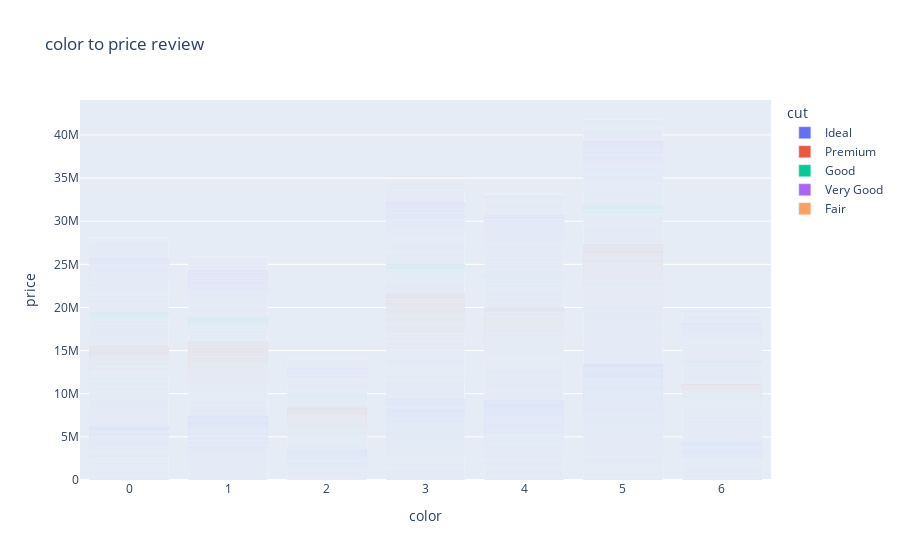

Here is the notebook cell this chart was saved with:
### Code cell
fig = px.bar(df, x="color", y="price", color = 'cut',title="color to price review")
fig.show()

### Figure 1 — Plotly figure (JSON) as saved in the notebook; plotly's stock layout.template omitted (floating-point values rounded to 4 significant figures; data arrays with more than 128 entries replaced by an {"elided": "..."} marker saying what was removed)
{"data": [{"alignmentgroup": "True", "hovertemplate": "cut=Ideal<br>color=%{x}<br>price=%{y}<extra></extra>", "legendgroup": "Ideal", "marker": {"color": "#636efa", "pattern": {"shape": ""}}, "name": "Ideal", "offsetgroup": "Ideal", "orientation": "v", "showlegend": true, "textposition": "auto", "x": {"elided": "19938 int values"}, "xaxis": "x", "y": {"elided": "19938 int values"}, "yaxis": "y", "type": "bar"}, {"alignmentgroup": "True", "hovertemplate": "cut=Premium<br>color=%{x}<br>price=%{y}<extra></extra>", "legendgroup": "Premium", "marker": {"color": "#EF553B", "pattern": {"shape": ""}}, "name": "Premium", "offsetgroup": "Premium", "orientation": "v", "showlegend": true, "textposition": "auto", "x": {"elided": "12806 int values"}, "xaxis": "x", "y": {"elided": "12806 int values"}, "yaxis": "y", "type": "bar"}, {"alignmentgroup": "True", "hovertemplate": "cut=Good<br>color=%{x}<br>price=%{y}<extra></extra>", "legendgroup": "Good", "marker": {"color": "#00cc96", "pattern": {"shape": ""}}, "name": "Good", "offsetgroup": "Good", "orientation": "v", "showlegend": true, "textposition": "auto", "x": {"elided": "4557 int values"}, "xaxis": "x", "y": {"elided": "4557 int values"}, "yaxis": "y", "type": "bar"}, {"alignmentgroup": "True", "hovertemplate": "cut=Very Good<br>color=%{x}<br>price=%{y}<extra></extra>", "legendgroup": "Very Good", "marker": {"color": "#ab63fa", "pattern": {"shape": ""}}, "name": "Very Good", "offsetgroup": "Very Good", "orientation": "v", "showlegend": true, "textposition": "auto", "x": {"elided": "11204 int values"}, "xaxis": "x", "y": {"elided": "11204 int values"}, "yaxis": "y", "type": "bar"}, {"alignmentgroup": "True", "hovertemplate": "cut=Fair<br>color=%{x}<br>price=%{y}<extra></extra>", "legendgroup": "Fair", "marker": {"color": "#FFA15A", "pattern": {"shape": ""}}, "name": "Fair", "offsetgroup": "Fair", "orientation": "v", "showlegend": true, "textposition": "auto", "x": {"elided": "1495 int values"}, "xaxis": "x", "y": {"elided": "1495 int values"}, "yaxis": "y", "type": "bar"}], "layout": {"xaxis": {"anchor": "y", "domain": [0.0, 1.0], "title": {"text": "color"}}, "yaxis": {"anchor": "x", "domain": [0.0, 1.0], "title": {"text": "price"}}, "legend": {"title": {"text": "cut"}, "tracegroupgap": 0}, "title": {"text": "color to price review"}, "barmode": "relative"}}
